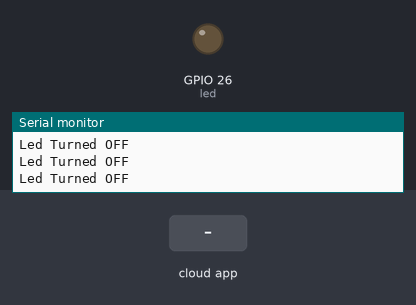
Simulated run of this sketch. Board: ESP32. Shown: output pins drawn as LEDs (lit = HIGH), the last lines printed to the serial monitor. The inputs (shaded band) are chosen by the test bench. WiFi joins after 1.5 s; servers stay silent unless stated; the Firebase database answers and starts empty.

Above: at 3.8 s.
3.9 s: the phone or cloud app sets LED_STATUS to ON
At 5.0 s:
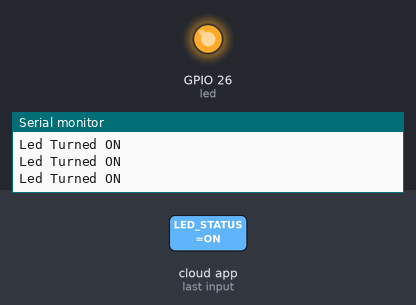
5.5 s: the phone or cloud app sets LED_STATUS to OFF
At 6.2 s:
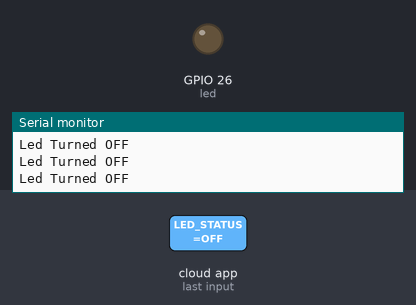
Timing chart, 0 to 8.5 s (numbered marks = the images above; inputs shaded):
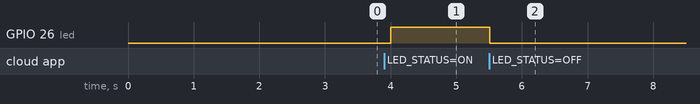

Measured:
- after the input at 3.9 s, GPIO 26 (led): LOW → HIGH after 0.11 s
- after the input at 5.5 s, GPIO 26 (led): HIGH → LOW at once

The sketch:

FireBase_ESP32.ino
```cpp
#include <WiFi.h>                                                // esp32 library

#include <IOXhop_FirebaseESP32.h>                                             // firebase library

#define FIREBASE_HOST "*****************"                         // the project name address from firebase id

#define FIREBASE_AUTH "*****************"                    // the secret key generated from firebase

#define WIFI_SSID "*********"                                          // input your home or public wifi name

#define WIFI_PASSWORD "********"                                    //password of wifi ssid

String fireStatus = "";                                                     // led status received from firebase

int led = 26;

void setup() {

  Serial.begin(9600);

  delay(1000);

  pinMode(led, OUTPUT);

  WiFi.begin(WIFI_SSID, WIFI_PASSWORD);                                      //try to connect with wifi

  Serial.print("Connecting to ");

  Serial.print(WIFI_SSID);

  while (WiFi.status() != WL_CONNECTED) {

    Serial.print(".");

    delay(500);

  }

  Serial.println();

  Serial.print("Connected to ");

  Serial.println(WIFI_SSID);

  Serial.print("IP Address is : ");

  Serial.println(WiFi.localIP());                                                      //print local IP address

  Firebase.begin(FIREBASE_HOST, FIREBASE_AUTH);                                       // connect to firebase

  Firebase.setString("LED_STATUS", "OFF");                                          //send initial string of led status

}

void loop() {

  fireStatus = Firebase.getString("LED_STATUS");                     // get led status input from firebase

  if (fireStatus == "ON") {                         // compare the input of led status received from firebase

    Serial.println("Led Turned ON");

    digitalWrite(led, HIGH);                                                         // make output led ON

  }

  else if (fireStatus == "OFF") {              // compare the input of led status received from firebase

    Serial.println("Led Turned OFF");

    digitalWrite(led, LOW);                                                         // make output led OFF

  }

  else {

    Serial.println("Wrong Credential! Please send ON/OFF");

  }

}
```
